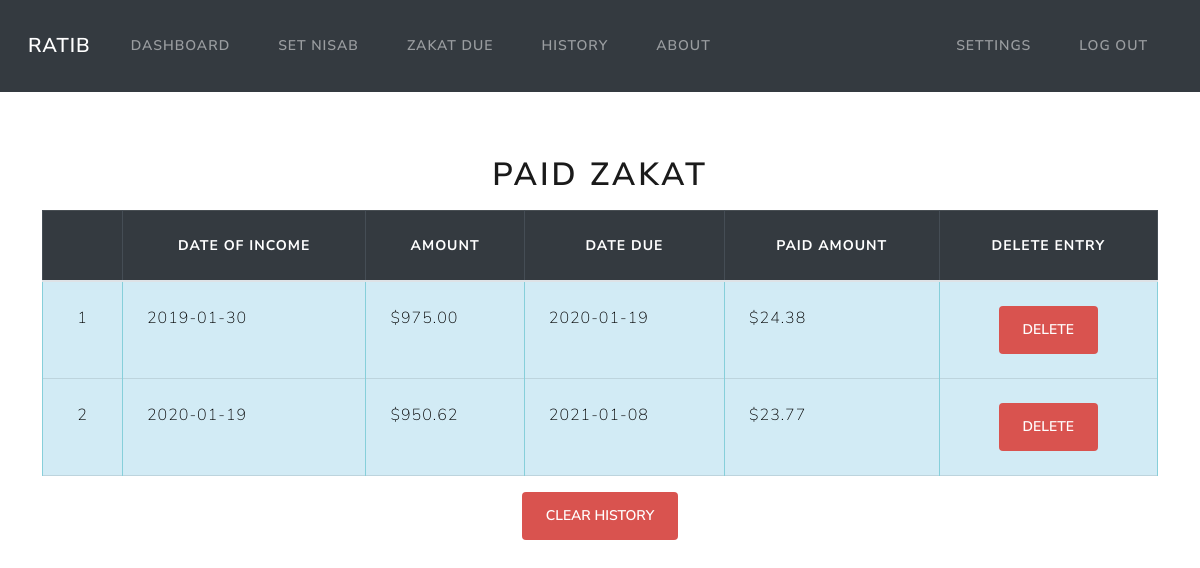
Screenshot of /history (signed in) with the database file from the repository.
### models.py (models this page shows)
class Income(Base):
    __tablename__ = 'income'
    id = Column(Integer, primary_key=True)
    amount = Column(Numeric(10,2))
    date = Column(DateTime, default=func.now())
    due_date = Column(DateTime, default=calculate_due_date())
    due_amount = Column(Numeric(10,2))
    user_id = Column(Integer, ForeignKey('users.id'))
    user = relationship("User", back_populates="income")
    paid = Column(Boolean, default=False)

### app.py (the view)
@app.route('/history')
@login_required
def history():
    userid = flasksession.get('user_id')
    paid = session.query(Income).filter_by(user_id=userid, paid=True).all()
    return render_template('history.html', paid=paid)

### app.py (called while the page is built)
@app.teardown_appcontext
def shutdown_session(exception=None):
    session.remove()

### utils.py (called while the page is built)
def login_required(f):
    @wraps(f)
    def decorated_function(*args, **kwargs):
        if session.get("user_id") is None:
            return redirect("/login")
        return f(*args, **kwargs)
    return decorated_function

def usd(value):
    return f"${value:,.2f}"

### templates/history.html (shortened to what this page needs)
{% extends 'layout.html' %}
{% block content %}
{% if paid %}
<div class="table-responsive">
    <table class="table table-bordered mt-3">
        <h1 class="mt-3 text-center"> Paid Zakat </h1>
        <thead class="table-dark text-center">
            <th></th>
            <th>Date of income</th>
            <th>Amount</th>
            <th>Date Due</th>
            <th>Paid Amount</th>
            <th>Delete Entry</th>
        </thead>
        <tbody class="table-info">
            {% for entry in paid %}
            <tr>
                <td class="text-center">{{ loop.index }}</td>
                <td>{{ entry.date.date() }}</td>
                <td>{{ entry.amount | usd}}</td>
                <td>{{ entry.due_date.date() }}</td>
                <td>{{ entry.due_amount | usd}}</td>
                <td class="text-center">
                    <form action="/delete_entry", method="post">
                        <button type="submit" class="btn btn-danger" name="action" value="paid">Delete</button>
                    </form>
                </td>
            </tr>
            {% endfor %}
        </tbody>
    </table>
</div>
<div class="text-center">
    <form action="/delete_entry", method="post">
        <button type="submit" class="btn btn-danger" name="action" value="clear_history">Clear History</button>
    </form>
</div>
{% endif %}
{% endblock %}

### rows the page displays
Income: date "2019-01-30", amount "$975.00", due_date "2020-01-19", due_amount "$24.38"
Income: date "2020-01-19", amount "$950.62", due_date "2021-01-08", due_amount "$23.77"
